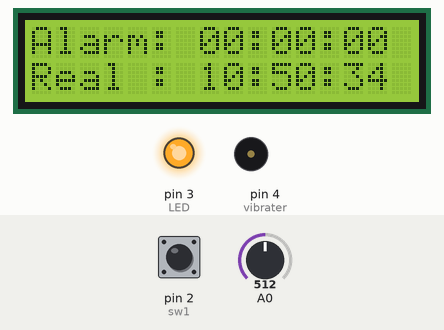
Simulated run of this sketch. Board: Arduino Pro Mini, built with avr-gcc and run on an emulated ATmega328P. Shown: 16×2 character LCD, output pins drawn as LEDs (lit = HIGH), buzzer (waves = sounding). Wiring (inferred from the names in the program): DS1302 clock: CE pin 11; IO pin 12; clock pin 13. Inputs (shaded band) come from the test bench; at power-on: pin 2 (sw1) HIGH, A0 = 512. The local clock reads 2024-03-15 10:24:30 at power-on unless the sketch sets it; pins used as bus, display or sensor lines are not drawn; what the sketch prints to the serial monitor is not drawn.

Above: at 4.2 s.
4.3 s: pin 2 (sw1) pulled LOW for 1 s
At 4.43 s:
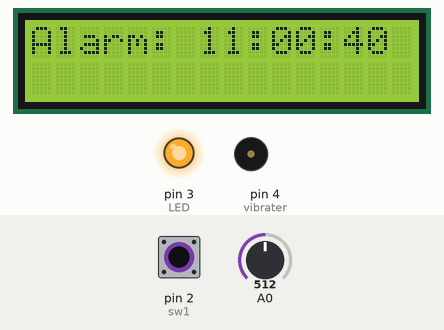
6.8 s: A0 set to 297
9.2 s: A0 set to 271
At 11.9 s:
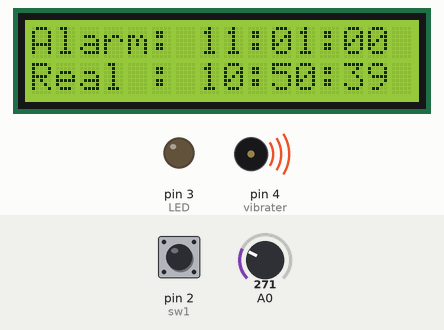
12.2 s: pin 2 (sw1) pulled LOW for 3.2 s
At 15.5 s:
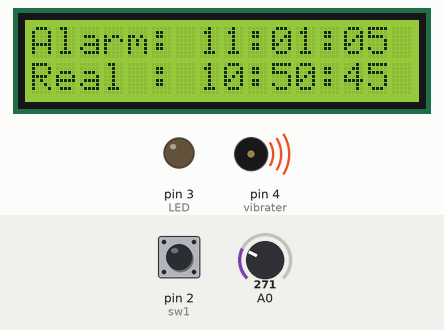
16.9 s: A0 set to 306
At 34.7 s:
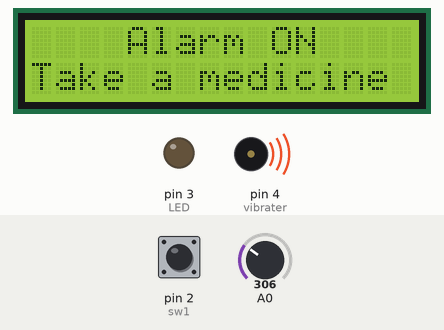
Timing chart, 0 to 35.6 s (numbered marks = the images above; inputs shaded):
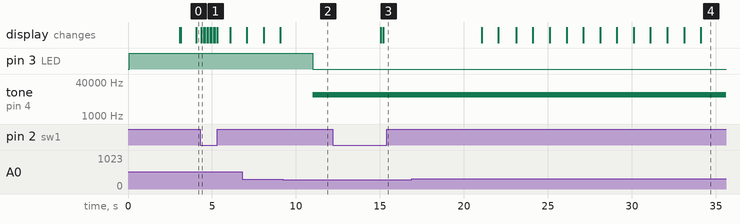

The sketch:

seunghyun_smartMedicineAlarm.ino
```cpp
/*
Title    : Smart Medicine Alarm
Maker    : Lee Seung Hyun, Lee Eui Chan
Platform : Arduino Pro mini (AtMega328, 5V, 16MHz)
Data     : 2015/08/20
ver      : basic_ver 1.4
*/
#define DS1302_SCLK_PIN   13    // The Serial Clock
#define DS1302_IO_PIN     12    // The Data I/O
#define DS1302_CE_PIN     11    // The Chip Enable
#define bcd2bin(h,l)    (((h)*10) + (l))
#define bin2bcd_h(x)   ((x)/10)
#define bin2bcd_l(x)    ((x)%10)
#define DS1302_SECONDS           0x80
#define DS1302_MINUTES           0x82
#define DS1302_HOURS             0x84
#define DS1302_DATE              0x86
#define DS1302_MONTH             0x88
#define DS1302_DAY               0x8A
#define DS1302_YEAR              0x8C
#define DS1302_ENABLE            0x8E
#define DS1302_TRICKLE           0x90
#define DS1302_CLOCK_BURST       0xBE
#define DS1302_CLOCK_BURST_WRITE 0xBE
#define DS1302_CLOCK_BURST_READ  0xBF
#define DS1302_RAMSTART          0xC0
#define DS1302_RAMEND            0xFC
#define DS1302_RAM_BURST         0xFE
#define DS1302_RAM_BURST_WRITE   0xFE
#define DS1302_RAM_BURST_READ    0xFF
#define DS1302_D0 0
#define DS1302_D1 1
#define DS1302_D2 2
#define DS1302_D3 3
#define DS1302_D4 4
#define DS1302_D5 5
#define DS1302_D6 6
#define DS1302_D7 7
#define DS1302_READBIT DS1302_D0 // READBIT=1: read instruction
#define DS1302_RC DS1302_D6
#define DS1302_CH DS1302_D7   // 1 = Clock Halt, 0 = start
#define DS1302_AM_PM DS1302_D5 // 0 = AM, 1 = PM
#define DS1302_12_24 DS1302_D7 // 0 = 24 hour, 1 = 12 hour
#define DS1302_WP DS1302_D7   // 1 = Write Protect, 0 = enabled
#define DS1302_ROUT0 DS1302_D0
#define DS1302_ROUT1 DS1302_D1
#define DS1302_DS0   DS1302_D2
#define DS1302_DS1   DS1302_D2
#define DS1302_TCS0  DS1302_D4
#define DS1302_TCS1  DS1302_D5
#define DS1302_TCS2  DS1302_D6
#define DS1302_TCS3  DS1302_D7
typedef struct ds1302_struct
{
  uint8_t Seconds:4;      // low decimal digit 0-9
  uint8_t Seconds10:3;    // high decimal digit 0-5
  uint8_t CH:1;           // CH = Clock Halt
  uint8_t Minutes:4;
  uint8_t Minutes10:3;
  uint8_t reserved1:1;
  union
  {
    struct
    {
      uint8_t Hour:12;
      uint8_t Hour10:2;
      uint8_t reserved2:1;
      uint8_t hour_12_24:1; // 0 for 24 hour format
    } h24;
    struct
    {
      uint8_t Hour:12;
      uint8_t Hour10:1;
      uint8_t AM_PM:1;      // 0 for AM, 1 for PM
      uint8_t reserved2:1;
      uint8_t hour_12_24:1; // 1 for 12 hour format
    } h12;
  };
  uint8_t Date:4;           // Day of month, 1 = first day
  uint8_t Date10:2;
  uint8_t reserved3:2;
  uint8_t Month:4;          // Month, 1 = January
  uint8_t Month10:1;
  uint8_t reserved4:3;
  uint8_t Day:3;            // Day of week, 1 = first day (any day)
  uint8_t reserved5:5;
  uint8_t Year:4;           // Year, 0 = year 2000
  uint8_t Year10:4;
  uint8_t reserved6:7;
  uint8_t WP:1;             // WP = Write Protect
};


#include <LiquidCrystal.h>
LiquidCrystal lcd(5,6,7,8,9,10);

#include<SoftwareSerial.h>
SoftwareSerial BTSerial(14, 15); // TX, RX

int
sw1 = 2,
sw2 = 1,
LED = 3,
vibrater = 4,
cds = A0,
cds_read = 0,
cds_data,
num = 0,
cds_score = 0,
sw1_data = 0,
sw2_data = 0,
reset_time = -1,
repeat_time = -1,
repeat_value = 0,
clock_timer = -1,
basic_clock = -1,
clock_value = 0,
check = 0,
check_time = 0,
value_test = 0,
data_value=0,
alarm_Hour10,
alarm_Hour,
alarm_Minutes,
alarm_Minutes10,
alarm_Seconds10,
alarm_Seconds,
value1=0,
value2=0,
value3=0,
value4=0,
alarm_test;
long time1 = millis()/1000;


void setup() {
  ds1302_struct rtc;
  DS1302_write (DS1302_ENABLE, 0);
  DS1302_write (DS1302_TRICKLE, 0x00);
  #define SET_DATE_TIME_JUST_ONCE     //DATA standing
  #ifdef SET_DATE_TIME_JUST_ONCE
  int seconds,
  minutes,
  hours,
  dayofweek,
  dayofmonth,
  month,
  year;

  seconds    = 30;
  minutes    = 50;
  hours      = 10;
  dayofmonth = 24;
  month      = 8;
  year       = 2015;
  memset ((char *) &rtc, 0, sizeof(rtc));
  rtc.Seconds    = bin2bcd_l( seconds);
  rtc.Seconds10  = bin2bcd_h( seconds);
  rtc.CH         = 0;      // 1 for Clock Halt, 0 to run;
  rtc.Minutes    = bin2bcd_l( minutes);
  rtc.Minutes10  = bin2bcd_h( minutes);
   rtc.h24.Hour   = bin2bcd_l( hours);
  rtc.h24.Hour10 = bin2bcd_h( hours);
  rtc.h24.hour_12_24 = 0; // 0 for 24 hour format
 // rtc.h12.Hour = bin2bcd_l(hours);
 // rtc.h12.Hour10 = bin2bcd_h(hours);
 // rtc.h12.AM_PM = 0;
 // rtc.h12.hour_12_24 = 1;

  rtc.Date       = bin2bcd_l( dayofmonth);
  rtc.Date10     = bin2bcd_h( dayofmonth);
  rtc.Month      = bin2bcd_l( month);
  rtc.Month10    = bin2bcd_h( month);
  rtc.Day        = dayofweek;
  rtc.Year       = bin2bcd_l( year - 2000);
  rtc.Year10     = bin2bcd_h( year - 2000);
  rtc.WP = 0;
  DS1302_clock_burst_write( (uint8_t *) &rtc);
  #endif

  lcd.begin(16,2);
  lcd.setCursor(2, 0);
  lcd.print("Smart Alarm");
  Serial.begin(115200);
  BTSerial.begin(115200);
  pinMode(sw1, INPUT_PULLUP);
  pinMode(sw2, INPUT_PULLUP);
  pinMode(LED, OUTPUT);
  digitalWrite(LED,HIGH);
  delay(3000);
  lcd.clear();
}
int sw_value = 0;
void loop() {

   ds1302_struct rtc;
  char buffer[80];     // the code uses 70 characters.

  // Read all clock data at once (burst mode).
  DS1302_clock_burst_read( (uint8_t *) &rtc);


  time1 = millis()/1000;
  //Serial.println(buffer);
  //reading switch data
  sw1_data = digitalRead(sw1);
  sw2_data = digitalRead(sw2);
  delay(50);
  //reading cds data & change cds data scope
  cds_read = analogRead(A0);
  cds_data = map(cds_read,0,1024,0,100); // 0~1024 == analog Data scope
  //alarm set
  if(sw1_data == 0)
  {
    //debouncing
    if(clock_timer >= time1+1)
    {
      clock_timer += 5;
      value_test +=5;
    }
    else if(clock_timer < time1)
    {
      clock_timer = time1+5;
      value_test = 5;
    }

    alarm_Hour10 = rtc.h24.Hour10;
    alarm_Hour = rtc.h24.Hour;
    alarm_Minutes10 = rtc.Minutes10;
    alarm_Minutes = rtc.Minutes;
    alarm_Seconds10 = rtc.Seconds10;
    alarm_Seconds = rtc.Seconds;
    value1 = value_test/10;
    value2= value_test%10;

    alarm_Seconds10 += value1;
    alarm_Seconds += value2;
    if(alarm_Seconds>=9)
    {
      alarm_Seconds = 0;
      alarm_Seconds10 +=1;
    }
    if(alarm_Seconds10>=6)
    {
      alarm_Seconds10 = 0;
      alarm_Minutes += 1;
    }
    if(alarm_Minutes>=9)
    {
      alarm_Minutes = 0;
      alarm_Minutes10 += 1;
    }
    if(alarm_Minutes10>=5)
    {
      alarm_Minutes10 = 0;
      alarm_Hour += 1;
    }
    if(alarm_Hour>=9)
    {
      alarm_Hour = 0;
      alarm_Hour10 +=1;
    }
    lcd.clear();
    alarm_test = 1;
    if(alarm_test==1)
    {
    lcd.setCursor(0,0);
    lcd.print("Alarm:");
    lcd.setCursor(7,0);
    lcd.print(alarm_Hour10);
    lcd.setCursor(8,0);
    lcd.print(alarm_Hour);
    lcd.setCursor(9,0);
    lcd.print(":");
    lcd.setCursor(10,0);
    lcd.print(alarm_Minutes10);
    lcd.setCursor(11,0);
    lcd.print(alarm_Minutes);
    lcd.setCursor(12,0);
    lcd.print(":");
    lcd.setCursor(13,0);
    lcd.print(alarm_Seconds10);
    lcd.setCursor(14,0);
    lcd.print(alarm_Seconds);
    }
    delay(70);
    while(sw1_data == 1)
    {
      ;
    }
    delay(70);
  }
    if(alarm_test==0)
    {
    lcd.setCursor(0,0);
    lcd.print("Alarm:");
    lcd.setCursor(7,0);
    lcd.print(0);
    lcd.setCursor(8,0);
    lcd.print(0);
    lcd.setCursor(9,0);
    lcd.print(":");
    lcd.setCursor(10,0);
    lcd.print(0);
    lcd.setCursor(11,0);
    lcd.print(0);
    lcd.setCursor(12,0);
    lcd.print(":");
    lcd.setCursor(13,0);
    lcd.print(0);
    lcd.setCursor(14,0);
    lcd.print(0);
    }


  Serial.print(time1);
  Serial.print("  ");
  Serial.print(buffer);
  Serial.print("  ");
  Serial.print(clock_timer);
  Serial.print("  ");
  Serial.println(cds_data);

  sprintf( buffer, "Time = %02d:%02d:%02d, ", \
    bcd2bin( rtc.h24.Hour10, rtc.h24.Hour), \
    bcd2bin( rtc.Minutes10, rtc.Minutes), \
    bcd2bin( rtc.Seconds10, rtc.Seconds));

    //real time
    lcd.setCursor(0,1);
    lcd.print("Real :");
    lcd.setCursor(7,1);
    lcd.print(rtc.h24.Hour10);
    lcd.setCursor(8,1);
    lcd.print(rtc.h24.Hour);
    lcd.setCursor(9,1);
    lcd.print(":");
    lcd.setCursor(10,1);
    lcd.print(rtc.Minutes10);
    lcd.setCursor(11,1);
    lcd.print(rtc.Minutes);
    lcd.setCursor(12,1);
    lcd.print(":");
    lcd.setCursor(13,1);
    lcd.print(rtc.Seconds10);
    lcd.setCursor(14,1);
    lcd.print(rtc.Seconds);


  //alarm start
  if(clock_timer == time1)
  {
    lcd.clear();
    lcd.setCursor(4,0);
    lcd.print("Alarm ON");
    lcd.setCursor(0,1);
    lcd.print("Take a medicine");
    alarm(14);
    clock_timer = -1;
    value_test = 0;
    lcd.clear();
    alarm_test = 0;
  }

  //reset
  if(sw2_data == 0)
  {
    lcd.clear();
    lcd.setCursor(3,0);
    lcd.print("Alarm Reset");
    lcd.setCursor(3,0);
    lcd.print("Alarm Reset");
    clock_timer = -1;
    value_test = 0;
    alarm_test = 0;
    delay(5000);
    lcd.clear();
  }
    // repeat Prevention
  if(cds_data >= 20)
  {
    repeat_value = time1+5;

  }
  if(cds_data < 28) // take a medicine
  {
    if(repeat_value >= time1);
    {
      alarm(5);
    }
  }

}


void alarm(int check_time) {
  check_time += time1;
  while(check_time>time1) {
  if(time1+1<millis()/1000) {
   digitalWrite(LED,LOW);
   tone(vibrater,10000);
   BTSerial.write("Alarm");
 }
 if(time1+2<millis()/1000) {
   time1 = millis()/1000;
   digitalWrite(2,HIGH);
   BTSerial.write("Alarm");
 }
}
}
void DS1302_clock_burst_read( uint8_t *p)
{
  int i;

  _DS1302_start();
  _DS1302_togglewrite( DS1302_CLOCK_BURST_READ, true);

  for( i=0; i<8; i++)
  {
    *p++ = _DS1302_toggleread();
  }
  _DS1302_stop();
}


void DS1302_clock_burst_write( uint8_t *p)
{
  int i;

  _DS1302_start();
  _DS1302_togglewrite( DS1302_CLOCK_BURST_WRITE, false);

  for( i=0; i<8; i++)
  {
    _DS1302_togglewrite( *p++, false);
  }
  _DS1302_stop();
}

uint8_t DS1302_read(int address)
{
  uint8_t data;
  bitSet( address, DS1302_READBIT);
  _DS1302_start();
  _DS1302_togglewrite( address, true);
  data = _DS1302_toggleread();
  _DS1302_stop();

  return (data);
}

void DS1302_write( int address, uint8_t data)
{
  bitClear( address, DS1302_READBIT);

  _DS1302_start();
  _DS1302_togglewrite( address, false);
  _DS1302_togglewrite( data, false);
  _DS1302_stop();
}

void _DS1302_start( void)
{
  digitalWrite( DS1302_CE_PIN, LOW);
  pinMode( DS1302_CE_PIN, OUTPUT);

  digitalWrite( DS1302_SCLK_PIN, LOW);
  pinMode( DS1302_SCLK_PIN, OUTPUT);

  pinMode( DS1302_IO_PIN, OUTPUT);

  digitalWrite( DS1302_CE_PIN, HIGH);
  delayMicroseconds( 4);
}

void _DS1302_stop(void)
{
  digitalWrite( DS1302_CE_PIN, LOW);

  delayMicroseconds( 4);
}


uint8_t _DS1302_toggleread( void)
{
  uint8_t i, data;

  data = 0;
  for( i = 0; i <= 7; i++)
  {
    digitalWrite( DS1302_SCLK_PIN, HIGH);
    delayMicroseconds( 1);
    digitalWrite( DS1302_SCLK_PIN, LOW);
    delayMicroseconds( 1);
    bitWrite( data, i, digitalRead( DS1302_IO_PIN));
  }
  return( data);
}


void _DS1302_togglewrite( uint8_t data, uint8_t release)
{
  int i;

  for( i = 0; i <= 7; i++)
  {
    digitalWrite( DS1302_IO_PIN, bitRead(data, i));
    delayMicroseconds( 1);     // tDC = 200ns
    digitalWrite( DS1302_SCLK_PIN, HIGH);
    delayMicroseconds( 1);     // tCH = 1000ns, tCDH = 800ns

    if( release && i == 7)
    {
      pinMode( DS1302_IO_PIN, INPUT);
    }
    else
    {
      digitalWrite( DS1302_SCLK_PIN, LOW);
      delayMicroseconds( 1);       // tCL=1000ns, tCDD=800ns
    }
  }
}
```

Measured:
- the behaviour switches between 287 and 286 on A0 (found by bisection; images 1 and 2)
- after the input at 4.3 s, the display: changes after 0.06 s (image 1)
- after the input at 9.2 s, pin 3 (LED): HIGH → LOW after 1.8 s; tone on pin 4 (vibrater): silent → 10000 Hz after 1.8 s
- after the input at 12.2 s, the display: first changes after 2.9 s (image 3 shows a later state)
